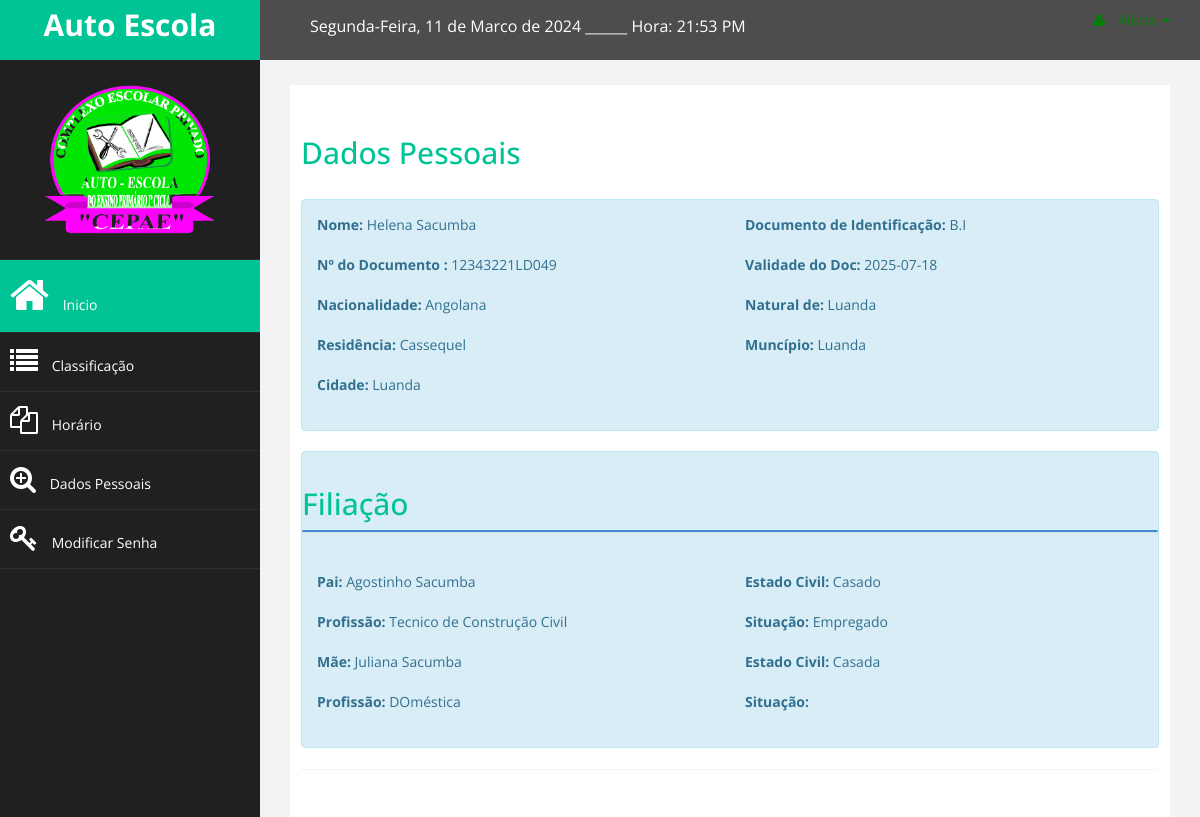
The page /aluno/inf_est.php (signed in) on the database its author committed.
### tables this page shows
CREATE TABLE `matricula` (
  `id_matricula` int(11) NOT NULL,
  `num_matricula` int(11) NOT NULL,
  `tipo` varchar(30) NOT NULL,
  `id_inscricao` int(11) NOT NULL,
  `id_turma` int(11) NOT NULL,
  `ano_academico` year(4) NOT NULL,
  `data_matricula` timestamp NOT NULL DEFAULT current_timestamp() ON UPDATE current_timestamp()
);

CREATE TABLE `usuario` (
  `id_usuario` int(11) NOT NULL,
  `nome_usuario` varchar(50) NOT NULL,
  `tipo_documento` varchar(30) NOT NULL,
  `num_documento` varchar(30) DEFAULT NULL,
  `sexo` enum('Masculino','Feminino') NOT NULL,
  `tel1` varchar(30) NOT NULL,
  `email` varchar(30) DEFAULT NULL,
  `tipo` varchar(30) NOT NULL,
  `ativo` tinyint(1) NOT NULL,
  `login` int(6) NOT NULL,
  `senha` varchar(100) NOT NULL
);

CREATE TABLE `inscricao` (
  `id_inscricao` int(11) NOT NULL,
  `num_inscricao` int(11) NOT NULL,
  `id_usuario` int(11) NOT NULL,
  `data_inscricao` timestamp NOT NULL DEFAULT current_timestamp() ON UPDATE current_timestamp(),
  `data_nasc` date DEFAULT NULL,
  `data_validade` date DEFAULT NULL,
  `nacionalidade` varchar(20) NOT NULL,
  `naturalidade` varchar(20) NOT NULL,
  `residencia` varchar(50) NOT NULL,
  `municipio` varchar(20) NOT NULL,
  `cidade` varchar(20) NOT NULL,
  `tel2` varchar(30) DEFAULT NULL,
  `nome_pai` varchar(30) DEFAULT NULL,
  `estado_civil_p` varchar(10) DEFAULT NULL,
  `profissao_pai` varchar(30) DEFAULT NULL,
  `situacao_pai` varchar(30) DEFAULT NULL,
  `nome_mae` varchar(30) DEFAULT NULL,
  `estado_civil_m` varchar(10) DEFAULT NULL,
  `profissao_mae` varchar(30) DEFAULT NULL,
  `situacao_mae` varchar(30) DEFAULT NULL,
  `classe_anterior` varchar(20) DEFAULT NULL,
  `escola_anterior` varchar(50) DEFAULT NULL,
  `media_final` int(2) DEFAULT NULL,
  `classe_pretendida` varchar(20) NOT NULL,
  `ano_acad_concluido` year(4) DEFAULT NULL
);

### aluno/inf_est.php (the view, shortened to what this page needs)
    <?php
    include_once 'menu_rod/menu_aluno.php'
    ?>
    <div id="page-wrapper" >
        <div id="page-inner">
            <div class="row">
                <div class="col-lg-12">
                    <section class="panel">
                        <br>
                        <?php
                             $nome_usuario = $_SESSION['UsuarioNome'];
                            $sql = "SELECT * FROM matricula m inner join inscricao i on m.id_inscricao = i.id_inscricao
                            join usuario u on i.id_usuario = u.id_usuario Where nome_usuario = '$nome_usuario' ";
                            $resultado = mysqli_query($connect, $sql);
                            $dados = mysqli_fetch_array($resultado);
                            $nome = $dados['nome_usuario'];
                            $doc = $dados['tipo_documento'];
                            $num_doc = $dados['num_documento'];
                            $data_validade = $dados['data_validade'];
                            $nacionalidade = $dados['nacionalidade'];
                            $naturalidade = $dados['naturalidade'];
                            $residencia = $dados['residencia'];
                            $municipio = $dados['municipio'];
                            $cidade = $dados['cidade'];
                            $nome_p = $dados['nome_pai'];
                            $est_civil_p = $dados['estado_civil_p'];
                            $prof_pai =  $dados['profissao_pai'];
                            $sit_pai =  $dados['situacao_pai'];
                            $nome_m = $dados['nome_mae'];
                            $est_civil_m = $dados['estado_civil_m'];
                            $prof_mae =  $dados['profissao_mae'];
                        ?>
                    <h2>Dados Pessoais</h2>
                    <br>
                    <div class='alert alert-info' role='alert'>
                    <form action="turma.php" method="POST">
                        <div class="row">
                            <div class="col-md-6">
                                <div class="form-group">
                                    <label>Nome: </label>
                                   <?php echo $nome; ?>
                                </div>
                            </div>
                            <div class="col-md-6">
                                <div class="form-group">
                                    <label>Documento de Identificação: </label>
                                    <?php echo $doc; ?>
                                </div>
                            </div>
                            <div class="col-md-6">
                                <div class="form-group">
                                    <label>Nº do Documento :</label>
                                    <?php echo $num_doc; ?>
                                </div>
                            </div>
                            <div class="col-md-6">
                                <div class="form-group">
                                    <label>Validade do Doc: </label>
                                    <?php echo $data_validade; ?>
                                </div>
                            </div>
                            <div class="col-md-6">
                                <div class="form-group">
                                    <label>Nacionalidade: </label>
                                    <?php echo $nacionalidade; ?>
                                </div>
                            </div>
                            <div class="col-md-6">
                                <div class="form-group">
                                    <label>Natural de: </label>
                                    <?php echo $naturalidade; ?>
                                </div>
                            </div>
                            <div class="col-md-6">
                                <div class="form-group">
                                    <label>Residência:</label>
                                    <?php echo $residencia; ?>
                                </div>
                            </div>
                            <div class="col-md-6">
                                <div class="form-group">
                                    <label>Muncípio:</label>
                                   <?php echo $municipio; ?>
                                </div>
                            </div>
                            <div class="col-md-6">
                                <div class="form-group">
                                    <label>Cidade: </label>
                                    <?php echo $cidade; ?>
                                </div>
                            </div>
                    </div>
                    </div>
                        <div class='alert alert-info' role='alert'>
                        <div class="row">
                            <h2>Filiação</h2>
                            <div class="panel panel-primary">
                             </div><br>
                                <div class="col-md-6">
                                    <div class="form-group">
                                        <label>Pai: </label>
                                        <?php echo $nome_p; ?>
                                    </div>
                                </div>
                                <div class="col-md-6">
                                    <div class="form-group">
                                        <label>Estado Civil: </label>
                                        <?php echo $est_civil_p; ?>
                                    </div>
                                </div>
                                <div class="col-md-6">
                                    <div class="form-group">
                                        <label>Profissão: </label>
                                        <?php echo $prof_pai; ?>
                                    </div>
                                </div>
                                <div class="col-md-6">
                                        <div class="form-group">
                                            <label>Situação: </label>
                                            <?php echo $sit_pai; ?>
                                        </div>
                                    </div>
                                    <div class="col-md-6">
                                            <div class="form-group">
                                                <label>Mãe: </label>
                                                <?php echo $nome_m; ?>
                                            </div>
                                    </div>
                                    <div class="col-md-6">
                                    <div class="form-group">
                                        <label>Estado Civil: </label>
                                        <?php echo $est_civil_m; ?>
                                    </div>
                                </div>
                                    <div class="col-md-6">
                                            <div class="form-group">
                                                <label>Profissão: </label>
                                                <?php echo $prof_mae; ?>
                                            </div>
                                        </div>
                                        <div class="col-md-6">
                                            <div class="form-group">
                                                    <label>Situação: </label>
                                            </div>
                                        </div>
                        </div>
                    </div>
                </div>
            </div>
        </div>
    </div>
</div>
    <?php
    include_once 'menu_rod/rod_aluno.php'
    ?>

### assets/css/dustom.css (style rules this page uses)
body { font-family: 'Open Sans', sans-serif; }
#page-wrapper { padding: 15px 15px; min-height: 600px; background:#F3F3F3; }
#page-inner { width:100%; margin:10px 20px 10px 0px; background:#fff; padding:10px; min-height:1200px; }
h2 { color: #00c396; }
@media (min-width:768px) { #page-wrapper { margin: 0 0 0 260px; padding: 15px 30px; min-height: 1200px; } }

### rows shown on the page
matricula: usuario.nome_usuario "Helena Sacumba", usuario.tipo_documento "B.I", usuario.num_documento "12343221LD049", id_inscricao.data_validade "2025-07-18", id_inscricao.nacionalidade "Angolana", id_inscricao.naturalidade "Luanda", id_inscricao.residencia "Cassequel", id_inscricao.municipio "Luanda", id_inscricao.cidade "Luanda", id_inscricao.nome_pai "Agostinho Sacumba", id_inscricao.estado_civil_p "Casado", id_inscricao.profissao_pai "Tecnico de Construção Civil", id_inscricao.situacao_pai "Empregado", id_inscricao.nome_mae "Juliana Sacumba", id_inscricao.estado_civil_m "Casada", id_inscricao.profissao_mae "DOméstica"
